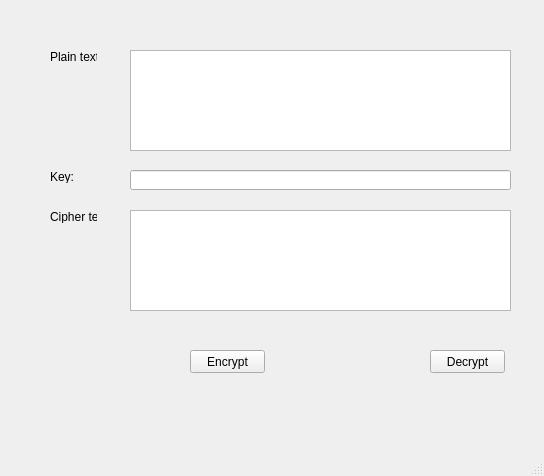
<?xml version="1.0" encoding="UTF-8"?>
<ui version="4.0">
 <class>MainWindow</class>
 <widget class="QMainWindow" name="MainWindow">
  <property name="geometry">
   <rect>
    <x>0</x>
    <y>0</y>
    <width>544</width>
    <height>476</height>
   </rect>
  </property>
  <property name="windowTitle">
   <string>MainWindow</string>
  </property>
  <widget class="QWidget" name="centralwidget">
   <widget class="QPushButton" name="pushButton">
    <property name="geometry">
     <rect>
      <x>190</x>
      <y>350</y>
      <width>75</width>
      <height>23</height>
     </rect>
    </property>
    <property name="text">
     <string>Encrypt</string>
    </property>
   </widget>
   <widget class="QPushButton" name="pushButton_2">
    <property name="geometry">
     <rect>
      <x>430</x>
      <y>350</y>
      <width>75</width>
      <height>23</height>
     </rect>
    </property>
    <property name="text">
     <string>Decrypt</string>
    </property>
   </widget>
   <widget class="QLabel" name="label">
    <property name="geometry">
     <rect>
      <x>50</x>
      <y>170</y>
      <width>47</width>
      <height>13</height>
     </rect>
    </property>
    <property name="text">
     <string>Key:</string>
    </property>
   </widget>
   <widget class="QLabel" name="label_3">
    <property name="geometry">
     <rect>
      <x>50</x>
      <y>50</y>
      <width>47</width>
      <height>13</height>
     </rect>
    </property>
    <property name="text">
     <string>Plain text:</string>
    </property>
   </widget>
   <widget class="QTextEdit" name="textEdit">
    <property name="geometry">
     <rect>
      <x>130</x>
      <y>50</y>
      <width>381</width>
      <height>101</height>
     </rect>
    </property>
   </widget>
   <widget class="QLineEdit" name="lineEdit">
    <property name="geometry">
     <rect>
      <x>130</x>
      <y>170</y>
      <width>381</width>
      <height>20</height>
     </rect>
    </property>
   </widget>
   <widget class="QLabel" name="label_4">
    <property name="geometry">
     <rect>
      <x>50</x>
      <y>210</y>
      <width>47</width>
      <height>13</height>
     </rect>
    </property>
    <property name="text">
     <string>Cipher text</string>
    </property>
   </widget>
   <widget class="QTextEdit" name="textEdit_2">
    <property name="geometry">
     <rect>
      <x>130</x>
      <y>210</y>
      <width>381</width>
      <height>101</height>
     </rect>
    </property>
   </widget>
  </widget>
  <widget class="QMenuBar" name="menubar">
   <property name="geometry">
    <rect>
     <x>0</x>
     <y>0</y>
     <width>544</width>
     <height>21</height>
    </rect>
   </property>
  </widget>
  <widget class="QStatusBar" name="statusbar"/>
 </widget>
 <resources/>
 <connections/>
</ui>
